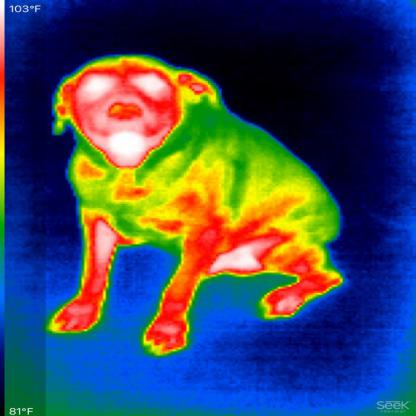
#> input picture dog.jpg, 416 x 416 px
$ python Dectection.py
#> lines starting #> are read from the running program, lines starting #| are printed output that depends on the picture; after the words box and inside, x2 and y2 are one past the last pixel; in counts of white or black regions, pixels touching at a corner belong together
import cv2
import numpy as np

#define the function
def segment_animal(img_path, output_path=None):

#> called with img_path = 'dog.jpg', output_path = 'output_boundary.png'
    img = cv2.imread(img_path, cv2.IMREAD_GRAYSCALE) #load into grayscale for brightness value
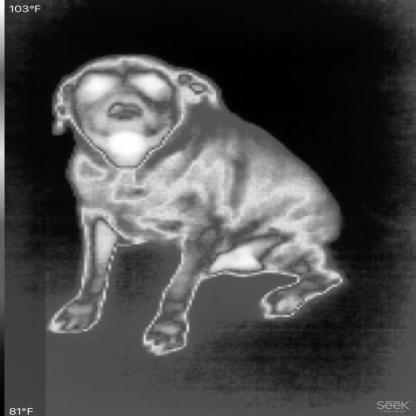
#> img: shape (416, 416); min 0, max 255, mean 71.4
    if img is None:
        raise FileNotFoundError("Image not found")

    img_eq = cv2.equalizeHist(img) #contrast enhancement improve separation between dog and background
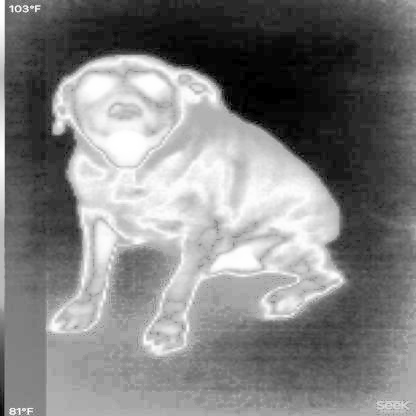
#> img_eq: shape (416, 416); min 0, max 255, mean 128

    #Slight blur helps remove noise
    blurred = cv2.GaussianBlur(img_eq, (5,5), 0)

    #Threshold convert to binary
    _, thresh = cv2.threshold(
        blurred, 175, 255, cv2.THRESH_BINARY #175 was the best to separate the hottest region(dog) from the rest of the image
    )
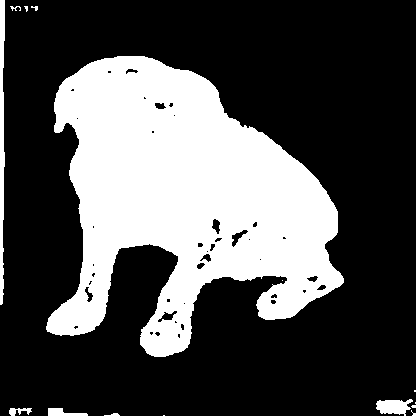
#> thresh: shape (416, 416); 30.9% white; 15 white regions (7 under 20 px), largest, box (x1, y1, x2, y2) and area: (46, 56, 344, 357) 51419, (0, 0, 5, 305) 1191, (376, 399, 413, 416) 423

    #Morphological cleanup
    kernel = cv2.getStructuringElement(cv2.MORPH_ELLIPSE, (7,7)) #define shape for dilation/erosion, ellipse(natural smoothing), 7x7 (moderate)
    cleaned = cv2.morphologyEx(thresh, cv2.MORPH_CLOSE, kernel, iterations=3) #connect white region, fit hole, smooth boundary, repeat closing by 3(best fit)
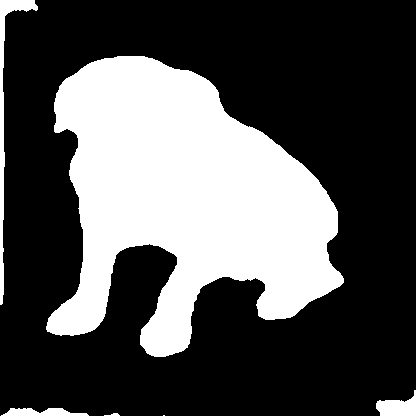
#> cleaned: shape (416, 416); 32% white; 6 white regions (1 under 20 px)

    #Find contours
    #Only outer boundaries, Ignore internal holes
    contours, _ = cv2.findContours(
        cleaned,
        cv2.RETR_EXTERNAL,
        cv2.CHAIN_APPROX_SIMPLE
    )
#> contours = 6 contours, 2 with area under 20; largest, box (x1, y1, x2, y2) and area: (46, 56, 344, 357) 52040, (0, 0, 38, 305) 1218, (376, 390, 416, 416) 574, (1, 408, 89, 416) 398

    #Remove very small contours to reduce noise blobs
    min_area = 3000
    contours = [c for c in contours if cv2.contourArea(c) > min_area]
#> contours = 1 contour; box (x1, y1, x2, y2) and area: (46, 56, 344, 357) 52040

    #Keep contour closest to image center (likely the dog)
    h, w = img.shape
#> h = 416; w = 416
    center = np.array([w//2, h//2])
#> center = [208, 208]

    best_contour = None
    min_dist = float('inf')

    for c in contours:
        #compute image moment
        M = cv2.moments(c)
        if M["m00"] == 0:
            continue
        #compute centroid
        cx = int(M["m10"] / M["m00"])
        cy = int(M["m01"] / M["m00"])
        #compute distance to image center
        dist = np.linalg.norm(np.array([cx, cy]) - center) #Euclidean distance
        #keep the closest contours
        if dist < min_dist:
            min_dist = dist
            best_contour = c
#> this loop made 1 pass
#> (cx, cy, dist, min_dist) on pass 1: (185, 197, 25.5, 25.5)
#> after the loop, best_contour = contour of 572 points, box (x1, y1, x2, y2) (46, 56, 344, 357), area 52040; min_dist = 25.5

    #Draw result
    output = cv2.cvtColor(img, cv2.COLOR_GRAY2BGR)
    cv2.drawContours(output, [best_contour], -1, (0,255,0), 2)
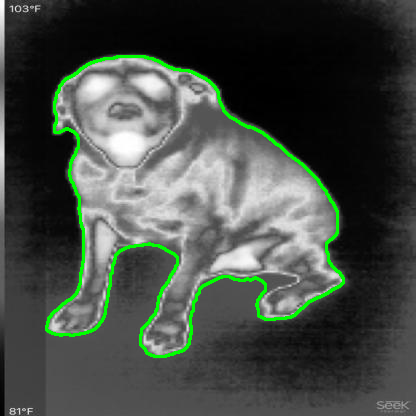
#> output: shape (416, 416, 3); mean B, G, R 68.9, 75.6, 68.9

    if output_path:
        cv2.imwrite(output_path, output)

    return output, cleaned, contours

seg_image, seg_mask, seg_contours = segment_animal("dog.jpg", "output_boundary.png")
#> seg_contours has the same summary as contours in segment_animal
print(f"Detected {len(seg_contours)} contour(s)")
#| Detected 1 contour(s)
